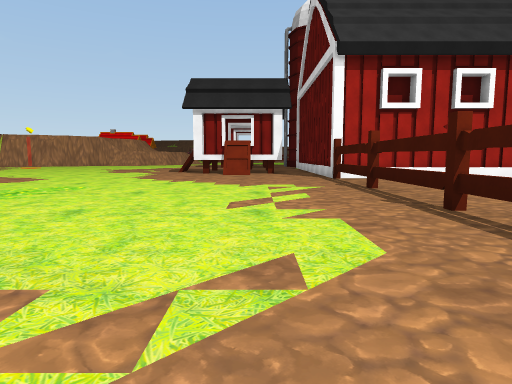
[1] (above)

17 first-person views from a walk through a scene from a Unity 3-D project. The camera is 1.2 m above the floor, tilts 6° down and sees 75° across. The floor is counted in squares, 2 m on a side. Each view is taken from the middle of a square. On the plan, view 1 faces up. The plan holds only what a view shows up to about 10 squares ahead; the rest is blank. The place goes on beyond the plan. The player is left out. Some animated figures are not drawn. Door leaves are left out, so doorways stand open. Some surface patterns are stand-ins.

[2]
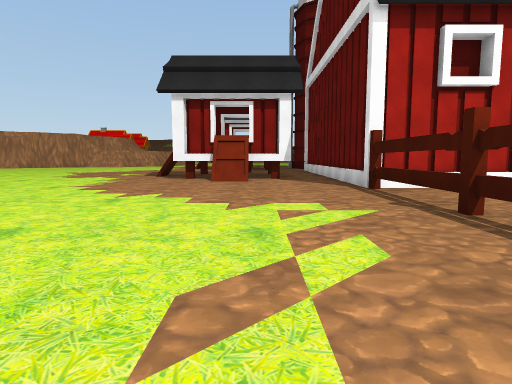

[3]
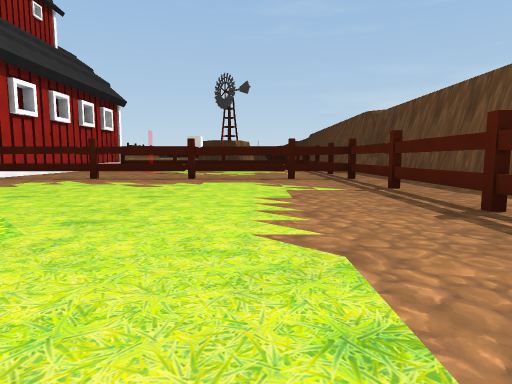

[4]
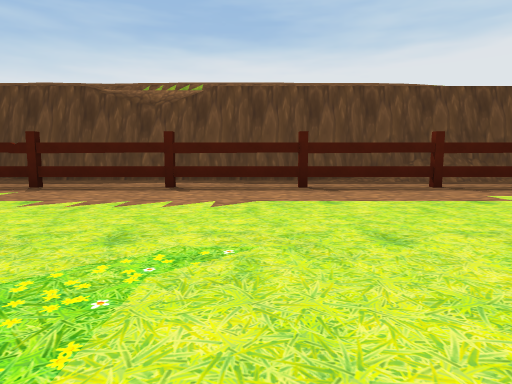

[5]
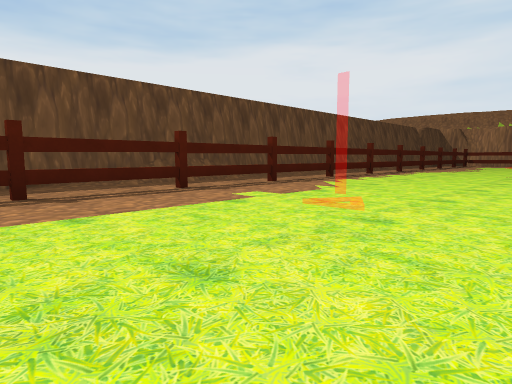

[6]
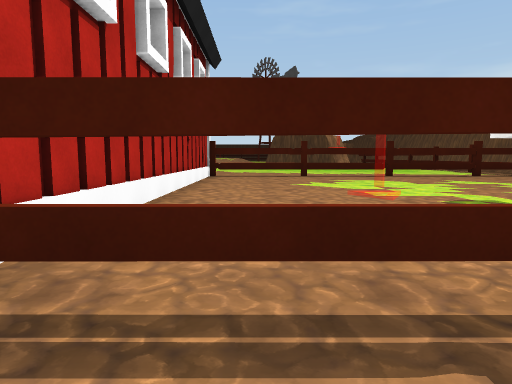

[7]
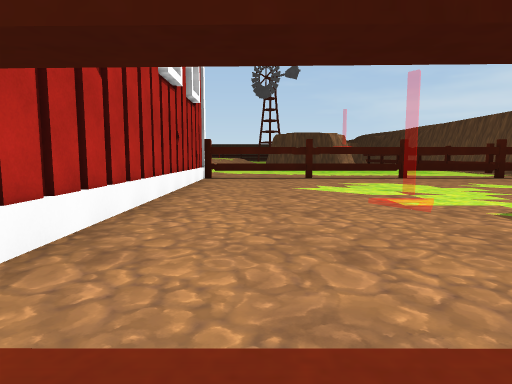

[8]
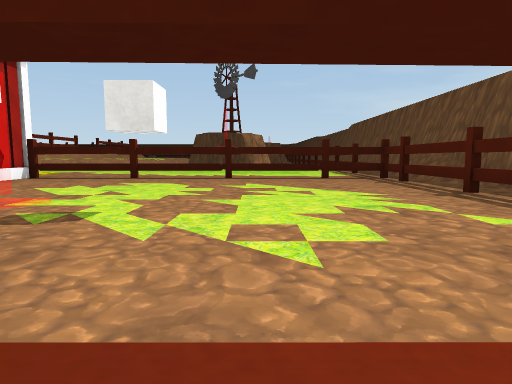

[9]
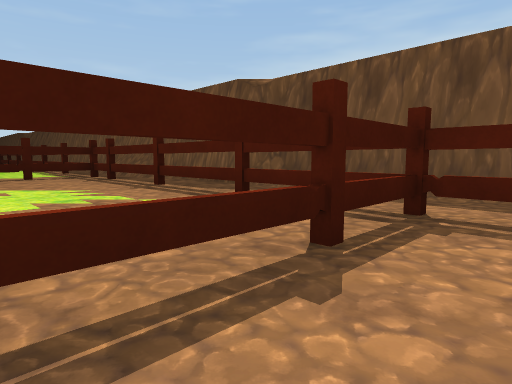

[10]
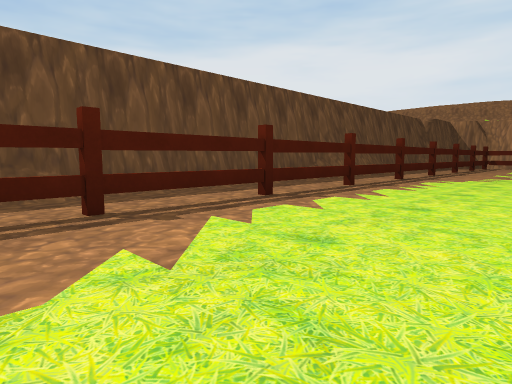

[11]
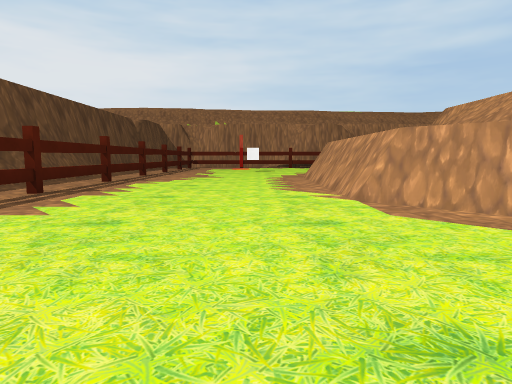

[12]
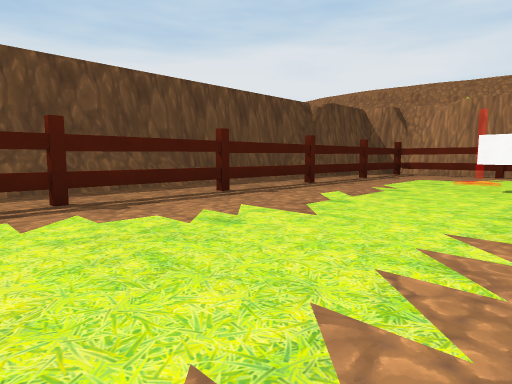

[13]
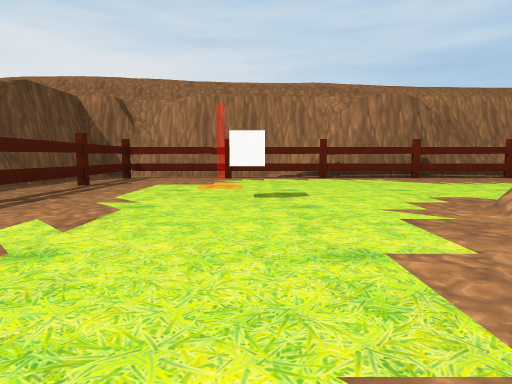

[14]
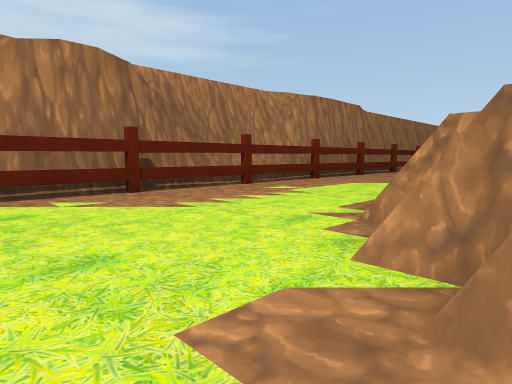

[15]
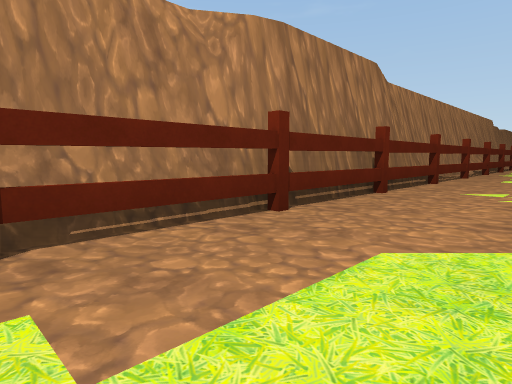

[16]
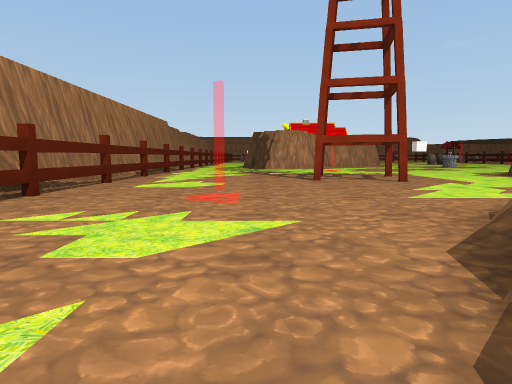

[17]
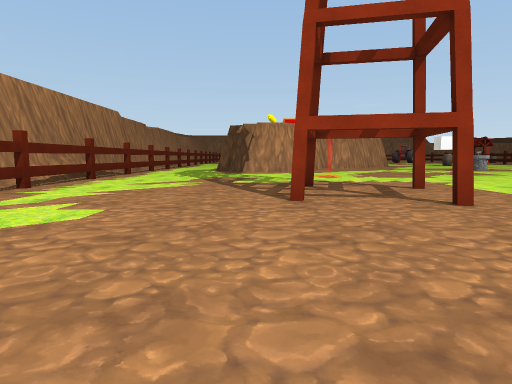

### Floor plan
Key: @ floor where view 1 was taken; # wall or solid block; . floor; / step, stairs or slope; = window, fence, low wall or low ledge; B barn; F fence; W windmill; O other object.
Columns run from 30 left of view 1 to 12 right of it. Each row starts with its distance up from view 1.
 28  O
 27 #...... ...
 26 F...........
 25 #O..........
 24 #.....W....
 23 F.......W...
 22 #O....#.....
 21 #F......W..
 20 #O........
 19 #.........
 18 #F.......
 17 #O......
 16 #......
 15 F.....
 14 #O...
 13 #F...                  ..../    B
 12 #O..                   .....####B
 11 #...                    ........B
 10 #F../                  .........BBBBBBBBBB
  9 #O...#                 ..........BBBBBBBBB.
  8 F....#                  .........=.......=.
  7 #....###                 .......#........#F
  6 #O.....#       #         .......F=.. ....#F
  5 #F...... #######..   ............=.......=.
  4 #O...............................=.......#.
  3 #....#............... ...........=.......=.
  2 #F...............................=.......=.
  1 #................................#.......#.
  0 #.............................@.F.........F
 -1 #==FOOFOFOOFOFFOFOOFOFOOFOOFOF==###F##F#F##
 -2 #### ...=###=......==...............#######
 -3     #################################

Positions as (right, up) in squares from view 1, and headings:
1: (0, 0), facing up
2: (0, 3), facing up
3: (-7, 2), facing right
4: (-5, 6), facing down
5: (-5, 5), facing down-left
6: (1, 8), facing right
7: (2, 8), facing right
8: (2, 3), facing right
9: (1, 3), facing down-right
10: (-10, 3), facing down-left
11: (-11, 3), facing left
12: (-18, 4), facing down-left
13: (-20, 3), facing left
14: (-24, 5), facing up-left
15: (-27, 10), facing up-left
16: (-26, 13), facing up
17: (-25, 17), facing up
